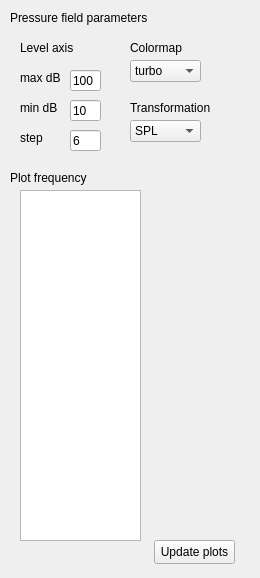
<?xml version="1.0" encoding="UTF-8"?>
<ui version="4.0">
 <class>Form</class>
 <widget class="QWidget" name="Form">
  <property name="geometry">
   <rect>
    <x>0</x>
    <y>0</y>
    <width>260</width>
    <height>578</height>
   </rect>
  </property>
  <property name="windowTitle">
   <string>Form</string>
  </property>
  <widget class="QLabel" name="label_19">
   <property name="geometry">
    <rect>
     <x>20</x>
     <y>70</y>
     <width>49</width>
     <height>16</height>
    </rect>
   </property>
   <property name="text">
    <string>max dB</string>
   </property>
  </widget>
  <widget class="QLineEdit" name="lineEdit_6">
   <property name="geometry">
    <rect>
     <x>70</x>
     <y>70</y>
     <width>31</width>
     <height>21</height>
    </rect>
   </property>
   <property name="text">
    <string>100</string>
   </property>
  </widget>
  <widget class="QLabel" name="label_21">
   <property name="geometry">
    <rect>
     <x>20</x>
     <y>130</y>
     <width>49</width>
     <height>16</height>
    </rect>
   </property>
   <property name="text">
    <string>step</string>
   </property>
  </widget>
  <widget class="QLineEdit" name="lineEdit_11">
   <property name="geometry">
    <rect>
     <x>70</x>
     <y>130</y>
     <width>31</width>
     <height>21</height>
    </rect>
   </property>
   <property name="text">
    <string>6</string>
   </property>
  </widget>
  <widget class="QLineEdit" name="lineEdit_10">
   <property name="geometry">
    <rect>
     <x>70</x>
     <y>100</y>
     <width>31</width>
     <height>21</height>
    </rect>
   </property>
   <property name="text">
    <string>10</string>
   </property>
  </widget>
  <widget class="QLabel" name="label_6">
   <property name="geometry">
    <rect>
     <x>130</x>
     <y>40</y>
     <width>61</width>
     <height>16</height>
    </rect>
   </property>
   <property name="text">
    <string>Colormap</string>
   </property>
  </widget>
  <widget class="QLabel" name="label_20">
   <property name="geometry">
    <rect>
     <x>20</x>
     <y>100</y>
     <width>49</width>
     <height>16</height>
    </rect>
   </property>
   <property name="text">
    <string>min dB</string>
   </property>
  </widget>
  <widget class="QLabel" name="label_5">
   <property name="geometry">
    <rect>
     <x>20</x>
     <y>40</y>
     <width>61</width>
     <height>16</height>
    </rect>
   </property>
   <property name="text">
    <string>Level axis</string>
   </property>
  </widget>
  <widget class="QComboBox" name="comboBox">
   <property name="geometry">
    <rect>
     <x>130</x>
     <y>60</y>
     <width>71</width>
     <height>22</height>
    </rect>
   </property>
   <item>
    <property name="text">
     <string>turbo</string>
    </property>
   </item>
   <item>
    <property name="text">
     <string>viridis</string>
    </property>
   </item>
   <item>
    <property name="text">
     <string>jet</string>
    </property>
   </item>
   <item>
    <property name="text">
     <string>seismic</string>
    </property>
   </item>
  </widget>
  <widget class="QLabel" name="label">
   <property name="geometry">
    <rect>
     <x>10</x>
     <y>10</y>
     <width>161</width>
     <height>16</height>
    </rect>
   </property>
   <property name="text">
    <string>Pressure field parameters</string>
   </property>
  </widget>
  <widget class="QListWidget" name="listWidget_2">
   <property name="geometry">
    <rect>
     <x>20</x>
     <y>190</y>
     <width>121</width>
     <height>351</height>
    </rect>
   </property>
  </widget>
  <widget class="QLabel" name="label_2">
   <property name="geometry">
    <rect>
     <x>10</x>
     <y>170</y>
     <width>101</width>
     <height>16</height>
    </rect>
   </property>
   <property name="text">
    <string>Plot frequency</string>
   </property>
  </widget>
  <widget class="QPushButton" name="pushButton">
   <property name="geometry">
    <rect>
     <x>154</x>
     <y>540</y>
     <width>81</width>
     <height>24</height>
    </rect>
   </property>
   <property name="text">
    <string>Update plots</string>
   </property>
  </widget>
  <widget class="QLabel" name="label_3">
   <property name="geometry">
    <rect>
     <x>130</x>
     <y>100</y>
     <width>81</width>
     <height>16</height>
    </rect>
   </property>
   <property name="text">
    <string>Transformation</string>
   </property>
  </widget>
  <widget class="QComboBox" name="comboBox_2">
   <property name="geometry">
    <rect>
     <x>130</x>
     <y>120</y>
     <width>71</width>
     <height>22</height>
    </rect>
   </property>
   <item>
    <property name="text">
     <string>SPL</string>
    </property>
   </item>
   <item>
    <property name="text">
     <string>real</string>
    </property>
   </item>
   <item>
    <property name="text">
     <string>phase</string>
    </property>
   </item>
  </widget>
 </widget>
 <resources/>
 <connections/>
</ui>
